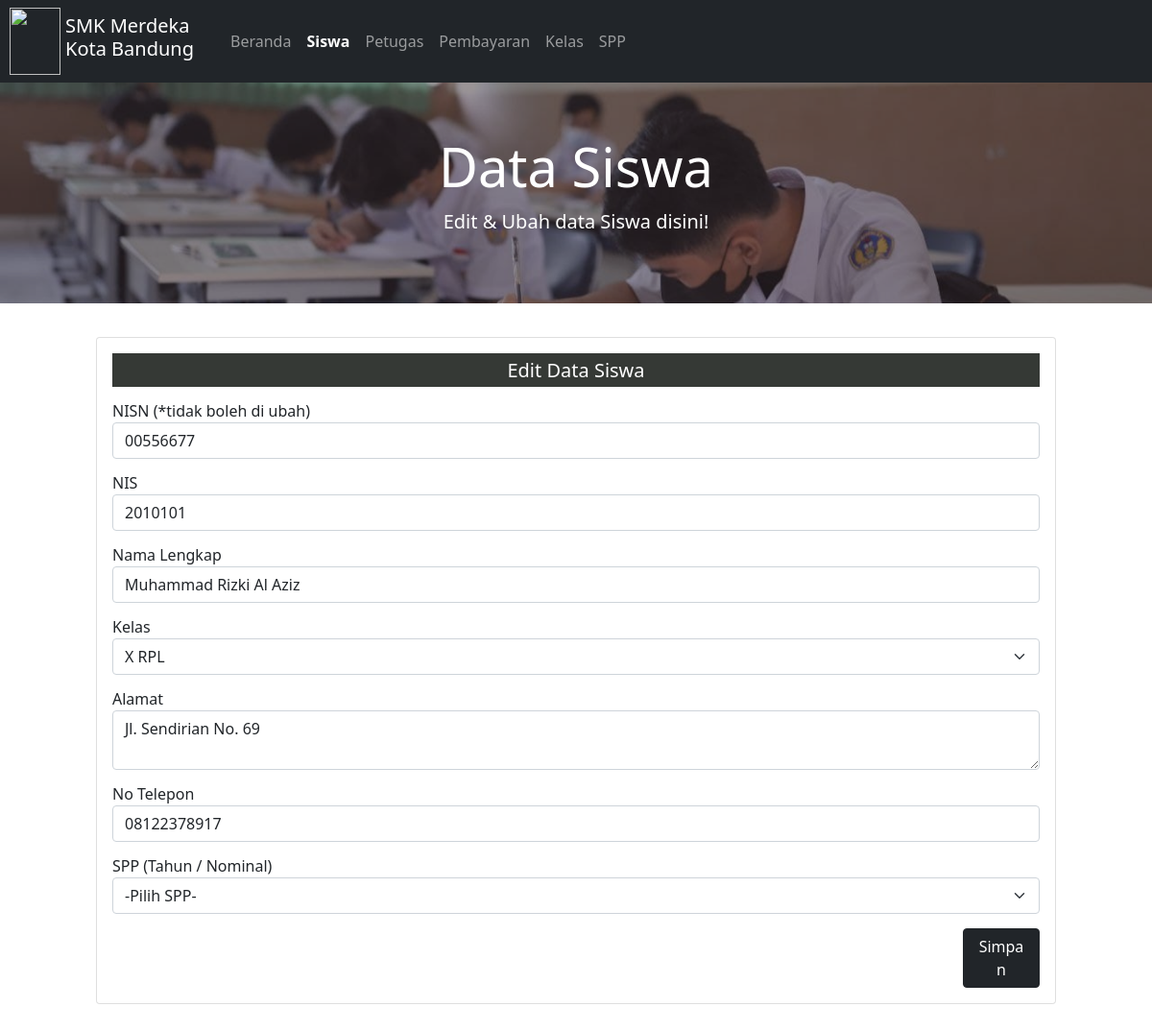
Screenshot of /edit-siswa.php?nisn=00556677 with the database file from the repository.
### tables this page shows
CREATE TABLE `siswa` (
  `nisn` varchar(10) NOT NULL,
  `nis` varchar(8) NOT NULL,
  `nama` varchar(35) NOT NULL,
  `kelas` varchar(35) NOT NULL,
  `alamat` text NOT NULL,
  `no_telp` varchar(14) NOT NULL,
  `id_spp` int(11) NOT NULL
);

### edit-siswa.php (the view, shortened to what this page needs)
<html>
<head>
  <link rel="stylesheet" href="bootstrap/css/bootstrap.css" />
</head>
<body>
    <nav class="navbar navbar-expand-lg navbar-dark bg-dark">
        <img src="img/logo_sekolah.png" width="53px" height="70px" alt="" style="margin-left: 10px;">
        <h5 style="margin-left:5px;" class="text-white">SMK Merdeka<br>Kota Bandung</h5>
        <div class="collapse navbar-collapse" id="navbarNav">
            <ul class="navbar-nav">
                <li class="nav-item active">
                    <a class="nav-link" href="index.php" style="margin-left: 30px;">Beranda</a>
                </li>
                <li class="nav-item active">
                    <a class="nav-link text-white" href="siswa.php"><b>Siswa</b></a>
                </li>
                <li class="nav-item active">
                    <a class="nav-link" href="petugas.php">Petugas</a>
                </li>
                <li class="nav-item active">
                    <a class="nav-link" href="pembayaran.php">Pembayaran</a>
                </li>
                <li class="nav-item active">
                    <a class="nav-link" href="kelas.php">Kelas</a>
                </li>
                <li class="nav-item active">
                    <a class="nav-link" href="spp.php">SPP</a>
                </li>
            </ul>
        </div>
    </nav>
    <div class="d-flex justify-content-center align-items-center" style="height: 230px;background-image: url(img/siswa-bg.png); background-position: center; background-size:cover;">
        <div class="text-center text-white">
            <h2 class="display-4"><b>Data Siswa</b></h2>
            <p class="lead">Edit & Ubah data Siswa disini!</p>
        </div>
    </div>
    <?php
	include "koneksi.php";
	$nisn = $_GET['nisn'];
	$query_mysqli = mysqli_query($koneksi, "SELECT * FROM siswa WHERE nisn='$nisn'");
	while($data = mysqli_fetch_array($query_mysqli)){
	?>
    <div class="card col-md-10 mx-auto" style="margin-top:35px ; ">
        <div class="card-body">
            <h5 class="text-center text-white d-flex justify-content-center align-items-center" style="background-color: #353935; height: 35px;">Edit Data Siswa</h5>
            <form method="POST" action="update-siswa.php">
                <div class="form-group" style="margin-top: 13px;">
                    <label for="nisn">NISN (*tidak boleh di ubah)</label>
                    <input type="number" class="form-control" name="nisn" value="<?php echo $data['nisn'] ?>" placeholder="Ketik NISN">
                </div>
                <div class="form-group" style="margin-top: 13px;">
                    <label for="nis">NIS</label>
                    <input type="number" class="form-control" name="nis" value="<?php echo $data['nis'] ?>" placeholder="Ketik NIS">
                </div>
                <div class="form-group" style="margin-top: 13px;">
                    <label for="nama">Nama Lengkap</label>
                    <input type="text" class="form-control" name="nama" value="<?php echo $data['nama'] ?>" placeholder="Ketik nama lengkap">
                </div>
                <div class="form-group" style="margin-top: 13px;">
                    <label for="kelas">Kelas</label>
                    <select class="form-select" name="kelas">
                        <option selected="<?php echo $data['kelas'] ?>"><?php echo $data['kelas'] ?></option>
                </select>
                </div>
                <div class="form-group" style="margin-top: 13px;">
                    <label for="alamat">Alamat</label>
                    <?php
                    include "koneksi.php";
                    $sql = mysqli_query($koneksi, "SELECT * FROM siswa WHERE nisn='$nisn'");
                    while ($data = mysqli_fetch_array($sql)) {
                    ?>
                    <textarea class="form-control" name="alamat"><?php echo $data['alamat'] ?></textarea>
                </div>
                <div class="form-group" style="margin-top: 13px;">
                    <label for="no_telp">No Telepon</label>
                    <input type="number" class="form-control" name="no_telp" value="<?php echo $data['no_telp'] ?>">
                    <?php
                    }
                    ?>
                </div>
                <div class="form-group" style="margin-top: 13px;">
                    <label for="id_spp">SPP (Tahun / Nominal)</label>
                    <select class="form-select" name="id_spp">
                    <?php
                    include "koneksi.php";
                    $sql = mysqli_query($koneksi, "SELECT * FROM siswa WHERE nisn='$nisn'");
                    while ($data = mysqli_fetch_array($sql)) {
                    ?>
                    <option value="<?php echo $data['id_spp'] ?>">-Pilih SPP-</option>
                    <?php
                    }
                    ?>
                </select>
                </div>
                <button class="btn btn-dark float-end" type="submit" style="margin-top: 15px; width: 80px;">Simpan</button>
            </form>
            <?php } ?>
        </div>
    </div>
    <br>
    <br>
    <br>
</body>
</html>

### rows the page displays
siswa: nisn "00556677", nis "2010101", nama "Muhammad Rizki Al Aziz", kelas "X RPL", alamat "Jl. Sendirian No. 69", no_telp "08122378917"
